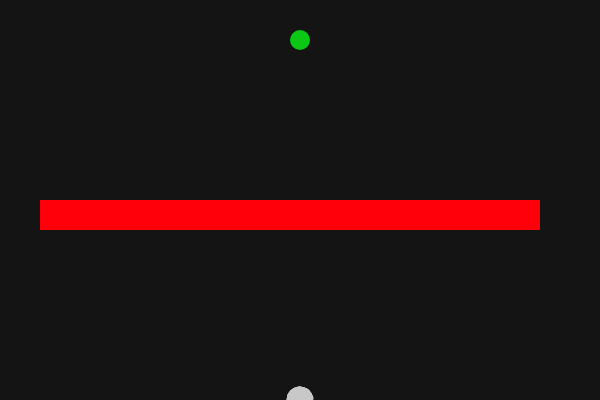
Frame 1 (no input)
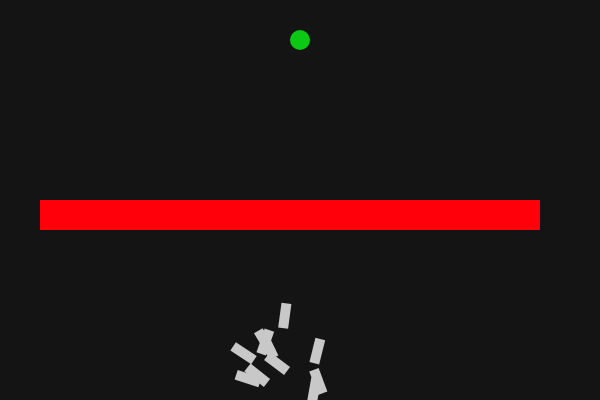
Frame 60 (no input)
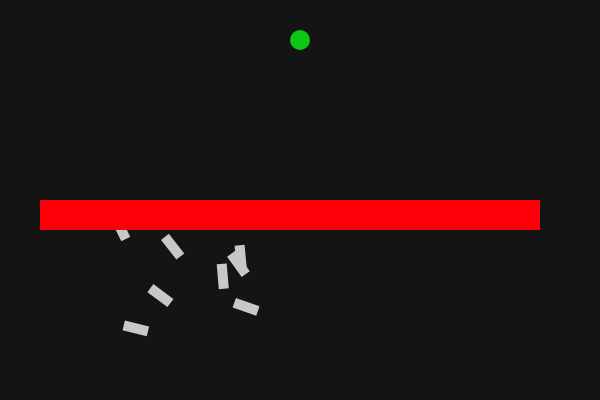
Frame 120 (the mouse pressed at the canvas centre since frame 60)

The p5.js sketch that drew these frames (run headless with seeded random() and noise() and a simulated clock; from frame 60 on, the mouse is pressed at the canvas centre):

// p5.js sketch
// ── sketch.js
var rocket;
var population;
var lifeSpan = 350;
var count = 0;
var lifeP;
var avgP;
var target;
var rx=40;
var ry = 200;
var rw =500;
var rh = 30;
var maxForce=0.2;
var gen=1;

function setup()
{
  createCanvas(600,400);
  rocket = new Rocket();
  population = new Population();
  lifeP = createP();
  avgP = createP();
  target = createVector(width/2,40);
}

function draw()
{
  background(20);
  population.run();
  lifeP.html(gen);
  count++;

  if(count == lifeSpan)
  {
    //population = new Population();
    population.evaluate();
    population.naturalSelection();
    gen++;
    count = 0;
  }

  noStroke();
  fill(10,200,20);
  ellipse(target.x,target.y,20,20);



  noStroke();
  fill(255,0,10);
  rect(rx,ry,rw,rh);

}


function Population()
{
  this.rockets = [];
  this.popSize = 50;
  this.matingPool = [];

  for(var i = 0; i <this.popSize ; i++)
  {
    this.rockets[i] = new Rocket();
  }

  this.run = function()
  {
    for(var i=0; i<this.popSize;i++)
    {
      this.rockets[i].update();
      this.rockets[i].show();
    }
  }

  this.evaluate = function()
  {
    var maxFitness = 0;
    var avg;
    for(var i=0;i<this.popSize;i++)
    {
      this.rockets[i].calculateFitness();

      if(this.rockets[i].fitness > maxFitness)
      {
        maxFitness = this.rockets[i].fitness;
      }


    }
    var sum=0;
    for(var i=0 ; i<this.popSize;i++)
    {
      sum+=this.rockets[i].fitness;
      this.rockets[i].fitness /= maxFitness
      this.rockets[i].fitness=pow(this.rockets[i].fitness,4);
      //console.log(sum);
    }
    var per =(sum*100)/(this.popSize*maxFitness)
    avgP.html(per);


    this.matingPool = [];
    for(var i=0;i<this.popSize;i++)
    {
      var n = this.rockets[i].fitness*100;
      for(var j=0;j<n;j++)
      {
        this.matingPool.push(this.rockets[i]);
      }
    }
    sum=0;
  }

  this.naturalSelection = function()
  {
    var newRockets = [];
    for(var i=0 ;i<this.rockets.length;i++)
     {
      var father = random(this.matingPool).dna;
      var mother = random(this.matingPool).dna;
      var child =  father.crossover(mother);
      child.mutation();
      newRockets[i] = new Rocket(child);
     }

     this.rockets = newRockets;

   }
}



function DNA(genes)
{
  if(genes)
  {
    this.genes = genes;
  }
  else {
    this.genes = [];
    for (var i=0; i<lifeSpan ; i++)
    {
      this.genes[i] = p5.Vector.random2D();
      this.genes[i].setMag(maxForce);
    }
  }


  this.crossover = function(partner)
  {
    var newgenes=[];
    var mid = floor(random(this.genes.length));
    for(var i=0;i<this.genes.length;i++)
    {
      if(i>mid)
      {
        newgenes[i] = this.genes[i];
      }
      else {
        {
          newgenes[i] = partner.genes[i];
        }
      }
    }
    return new DNA(newgenes);
  }

  this.mutation = function()
  {
    for(var i=0;i<this.genes.length;i++)
      {
        if(random(1)<0.01)
        {
          this.genes[i] = p5.Vector.random2D();
          this.genes[i].setMag(maxForce);
        }
      }
  }
}



function Rocket(dna)
{
  this.position = createVector(width/2,height);
  this.velocity = createVector();
  this.accn = createVector();
  this.fitness = 0;
  this.completed=false;
  this.crashed = false;
  this.rocketWidth=25;
  this.rocketHeight=10;

  if(dna)
  {
    this.dna = dna;
  }
  else {
    this.dna = new DNA();
  }



  this.applyForce = function(force)
  {
    this.accn.add(force);
  }

  this.show = function()
  {
    push();
    noStroke();
    fill(200);
    translate(this.position.x,this.position.y);
    rotate(this.velocity.heading())
    rectMode(CENTER);
    rect(0,0,this.rocketWidth,this.rocketHeight);
    pop();
  }

  this.update = function()
  {
    var d = dist(this.position.x,this.position.y,target.x,target.y);
    if(d<5)
    {
      this.completed=true;
      this.position = target.copy();
    }

    if(this.position.x > rx && this.position.x < rx+rw && this.position.y > ry && this.position.y < ry+rh)
    {
      this.crashed = true;
      this.rocketWidth=0;
      this.rocketHeight=0;
    }
    if(this.position.x > width || this.position.x < 0)
    {
      this.crashed = true;
      this.rocketWidth=0;
      this.rocketHeight=0;
    }
    if(this.position.y > height || this.position.y < 0)
    {
      this.crashed = true;
      this.rocketWidth=0;
      this.rocketHeight=0;
    }

    this.applyForce(this.dna.genes[count]);
    if(!this.completed && !this.crashed)
    {
    this.velocity.add(this.accn);
    this.position.add(this.velocity);
    this.accn.mult(0);
    this.velocity.limit(4);
    }
   }


  this.calculateFitness = function()
  {
    var d = dist(this.position.x,this.position.y,target.x,target.y);

    this.fitness = map(d, 0, width, width, 0);

    if(this.completed)
    {
      this.fitness*=10;
    }
    if(this.crashed)
    {
      this.fitness = 1;
    }
  }
}
